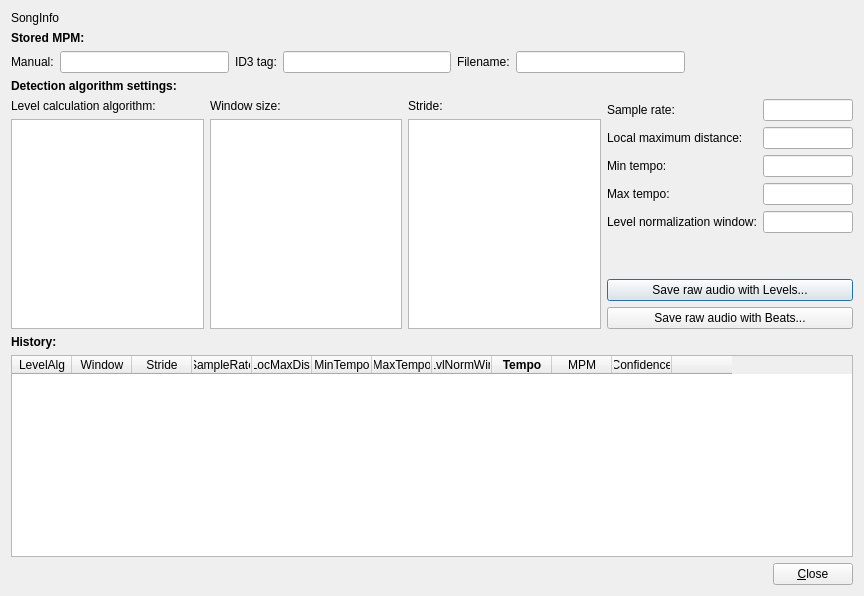
<?xml version="1.0" encoding="UTF-8"?>
<ui version="4.0">
 <class>DlgTempoDetect</class>
 <widget class="QDialog" name="DlgTempoDetect">
  <property name="geometry">
   <rect>
    <x>0</x>
    <y>0</y>
    <width>864</width>
    <height>596</height>
   </rect>
  </property>
  <property name="windowTitle">
   <string>SkauTan: Tempo detector</string>
  </property>
  <layout class="QVBoxLayout" name="verticalLayout">
   <item>
    <widget class="QLabel" name="lblSongInfo">
     <property name="text">
      <string notr="true">SongInfo</string>
     </property>
    </widget>
   </item>
   <item>
    <widget class="QLabel" name="label">
     <property name="font">
      <font>
       <weight>75</weight>
       <bold>true</bold>
      </font>
     </property>
     <property name="text">
      <string>Stored MPM:</string>
     </property>
    </widget>
   </item>
   <item>
    <layout class="QHBoxLayout" name="horizontalLayout">
     <item>
      <widget class="QLabel" name="label_2">
       <property name="text">
        <string>Manual:</string>
       </property>
      </widget>
     </item>
     <item>
      <widget class="QLineEdit" name="leMpmManual">
       <property name="readOnly">
        <bool>true</bool>
       </property>
      </widget>
     </item>
     <item>
      <widget class="QLabel" name="label_3">
       <property name="text">
        <string>ID3 tag:</string>
       </property>
      </widget>
     </item>
     <item>
      <widget class="QLineEdit" name="leMpmId3">
       <property name="readOnly">
        <bool>true</bool>
       </property>
      </widget>
     </item>
     <item>
      <widget class="QLabel" name="label_4">
       <property name="text">
        <string>Filename:</string>
       </property>
      </widget>
     </item>
     <item>
      <widget class="QLineEdit" name="leMpmFilename">
       <property name="readOnly">
        <bool>true</bool>
       </property>
      </widget>
     </item>
     <item>
      <spacer name="horizontalSpacer_3">
       <property name="orientation">
        <enum>Qt::Horizontal</enum>
       </property>
       <property name="sizeHint" stdset="0">
        <size>
         <width>40</width>
         <height>20</height>
        </size>
       </property>
      </spacer>
     </item>
    </layout>
   </item>
   <item>
    <widget class="QLabel" name="label_5">
     <property name="font">
      <font>
       <weight>75</weight>
       <bold>true</bold>
      </font>
     </property>
     <property name="text">
      <string>Detection algorithm settings:</string>
     </property>
    </widget>
   </item>
   <item>
    <layout class="QHBoxLayout" name="horizontalLayout_2">
     <item>
      <layout class="QVBoxLayout" name="verticalLayout_4">
       <item>
        <widget class="QLabel" name="label_6">
         <property name="text">
          <string>Level calculation algorithm:</string>
         </property>
        </widget>
       </item>
       <item>
        <widget class="QListWidget" name="lwLevelAlgorithm">
         <property name="editTriggers">
          <set>QAbstractItemView::NoEditTriggers</set>
         </property>
         <property name="selectionBehavior">
          <enum>QAbstractItemView::SelectRows</enum>
         </property>
        </widget>
       </item>
      </layout>
     </item>
     <item>
      <layout class="QVBoxLayout" name="verticalLayout_3">
       <item>
        <widget class="QLabel" name="label_7">
         <property name="text">
          <string>Window size:</string>
         </property>
        </widget>
       </item>
       <item>
        <widget class="QListWidget" name="lwWindowSize">
         <property name="editTriggers">
          <set>QAbstractItemView::NoEditTriggers</set>
         </property>
         <property name="selectionBehavior">
          <enum>QAbstractItemView::SelectRows</enum>
         </property>
        </widget>
       </item>
      </layout>
     </item>
     <item>
      <layout class="QVBoxLayout" name="verticalLayout_2">
       <item>
        <widget class="QLabel" name="label_8">
         <property name="text">
          <string>Stride:</string>
         </property>
        </widget>
       </item>
       <item>
        <widget class="QListWidget" name="lwStride">
         <property name="editTriggers">
          <set>QAbstractItemView::NoEditTriggers</set>
         </property>
         <property name="selectionBehavior">
          <enum>QAbstractItemView::SelectRows</enum>
         </property>
        </widget>
       </item>
      </layout>
     </item>
     <item>
      <layout class="QGridLayout" name="gridLayout">
       <item row="0" column="2">
        <widget class="QLineEdit" name="leSampleRate">
         <property name="inputMethodHints">
          <set>Qt::ImhDigitsOnly</set>
         </property>
        </widget>
       </item>
       <item row="0" column="0" colspan="2">
        <widget class="QLabel" name="label_9">
         <property name="text">
          <string>Sample rate:</string>
         </property>
        </widget>
       </item>
       <item row="6" column="0" colspan="3">
        <widget class="QPushButton" name="btnSaveDebugLevels">
         <property name="text">
          <string>Save raw audio with Levels...</string>
         </property>
        </widget>
       </item>
       <item row="7" column="0" colspan="3">
        <widget class="QPushButton" name="btnSaveDebugBeats">
         <property name="text">
          <string>Save raw audio with Beats...</string>
         </property>
        </widget>
       </item>
       <item row="1" column="0" colspan="2">
        <widget class="QLabel" name="label_10">
         <property name="text">
          <string>Local maximum distance:</string>
         </property>
        </widget>
       </item>
       <item row="1" column="2">
        <widget class="QLineEdit" name="leLocalMaxDistance">
         <property name="inputMethodHints">
          <set>Qt::ImhDigitsOnly</set>
         </property>
        </widget>
       </item>
       <item row="2" column="2">
        <widget class="QLineEdit" name="leMinTempo">
         <property name="inputMethodHints">
          <set>Qt::ImhDigitsOnly</set>
         </property>
        </widget>
       </item>
       <item row="3" column="0" colspan="2">
        <widget class="QLabel" name="label_12">
         <property name="text">
          <string>Max tempo:</string>
         </property>
        </widget>
       </item>
       <item row="3" column="2">
        <widget class="QLineEdit" name="leMaxTempo">
         <property name="inputMethodHints">
          <set>Qt::ImhDigitsOnly</set>
         </property>
        </widget>
       </item>
       <item row="2" column="0" colspan="2">
        <widget class="QLabel" name="label_11">
         <property name="text">
          <string>Min tempo:</string>
         </property>
        </widget>
       </item>
       <item row="5" column="0" colspan="3">
        <spacer name="verticalSpacer">
         <property name="orientation">
          <enum>Qt::Vertical</enum>
         </property>
         <property name="sizeHint" stdset="0">
          <size>
           <width>20</width>
           <height>40</height>
          </size>
         </property>
        </spacer>
       </item>
       <item row="4" column="0" colspan="2">
        <widget class="QLabel" name="label_14">
         <property name="text">
          <string>Level normalization window:</string>
         </property>
        </widget>
       </item>
       <item row="4" column="2">
        <widget class="QLineEdit" name="leNormalizeLevelsWindowSize">
         <property name="inputMethodHints">
          <set>Qt::ImhDigitsOnly</set>
         </property>
        </widget>
       </item>
      </layout>
     </item>
    </layout>
   </item>
   <item>
    <widget class="QLabel" name="label_13">
     <property name="font">
      <font>
       <weight>75</weight>
       <bold>true</bold>
      </font>
     </property>
     <property name="text">
      <string>History:</string>
     </property>
    </widget>
   </item>
   <item>
    <widget class="QTableWidget" name="twDetectionHistory">
     <property name="selectionMode">
      <enum>QAbstractItemView::SingleSelection</enum>
     </property>
     <property name="selectionBehavior">
      <enum>QAbstractItemView::SelectRows</enum>
     </property>
     <attribute name="horizontalHeaderDefaultSectionSize">
      <number>60</number>
     </attribute>
     <attribute name="horizontalHeaderHighlightSections">
      <bool>false</bool>
     </attribute>
     <attribute name="verticalHeaderVisible">
      <bool>false</bool>
     </attribute>
     <column>
      <property name="text">
       <string>LevelAlg</string>
      </property>
     </column>
     <column>
      <property name="text">
       <string>Window</string>
      </property>
     </column>
     <column>
      <property name="text">
       <string>Stride</string>
      </property>
     </column>
     <column>
      <property name="text">
       <string>SampleRate</string>
      </property>
     </column>
     <column>
      <property name="text">
       <string>LocMaxDist</string>
      </property>
      <property name="toolTip">
       <string>Local maximum distance</string>
      </property>
     </column>
     <column>
      <property name="text">
       <string>MinTempo</string>
      </property>
     </column>
     <column>
      <property name="text">
       <string>MaxTempo</string>
      </property>
     </column>
     <column>
      <property name="text">
       <string>LvlNormWin</string>
      </property>
      <property name="toolTip">
       <string>Level normalization window size</string>
      </property>
     </column>
     <column>
      <property name="text">
       <string>Tempo</string>
      </property>
      <property name="font">
       <font>
        <weight>75</weight>
        <bold>true</bold>
       </font>
      </property>
     </column>
     <column>
      <property name="text">
       <string>MPM</string>
      </property>
     </column>
     <column>
      <property name="text">
       <string>Confidence</string>
      </property>
     </column>
     <column>
      <property name="text">
       <string/>
      </property>
     </column>
    </widget>
   </item>
   <item>
    <layout class="QHBoxLayout" name="horizontalLayout_3">
     <item>
      <spacer name="horizontalSpacer_2">
       <property name="orientation">
        <enum>Qt::Horizontal</enum>
       </property>
       <property name="sizeHint" stdset="0">
        <size>
         <width>40</width>
         <height>20</height>
        </size>
       </property>
      </spacer>
     </item>
     <item>
      <widget class="QPushButton" name="btnClose">
       <property name="text">
        <string>&amp;Close</string>
       </property>
      </widget>
     </item>
    </layout>
   </item>
  </layout>
 </widget>
 <tabstops>
  <tabstop>leMpmManual</tabstop>
  <tabstop>leMpmId3</tabstop>
  <tabstop>leMpmFilename</tabstop>
  <tabstop>lwLevelAlgorithm</tabstop>
  <tabstop>lwWindowSize</tabstop>
  <tabstop>lwStride</tabstop>
  <tabstop>leLocalMaxDistance</tabstop>
  <tabstop>leMinTempo</tabstop>
  <tabstop>leMaxTempo</tabstop>
  <tabstop>btnSaveDebugLevels</tabstop>
  <tabstop>btnSaveDebugBeats</tabstop>
  <tabstop>twDetectionHistory</tabstop>
  <tabstop>btnClose</tabstop>
 </tabstops>
 <resources/>
 <connections/>
</ui>
